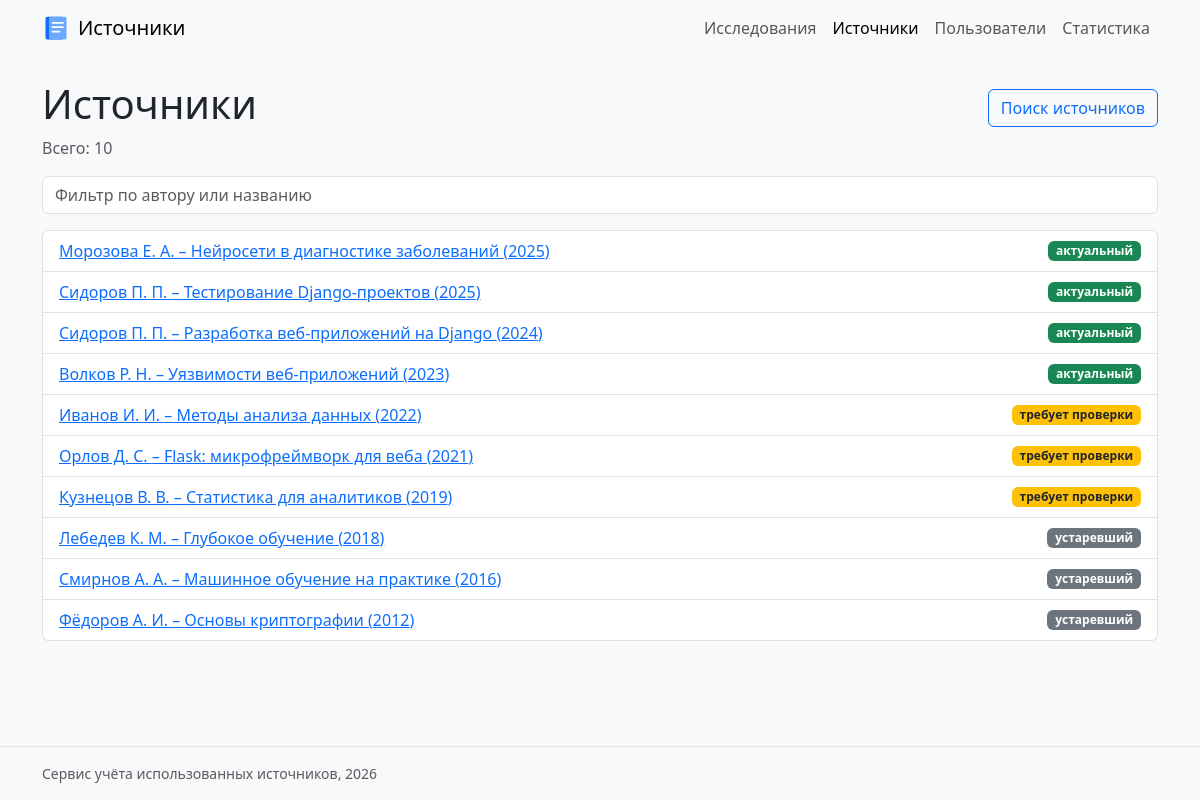
The app's page /sources/ with its own data.
### sources/views.py (the view)
# urls.py: path("", views.sources_list, name="list"),
def sources_list(request):
    sources = fetch_all(
        f"SELECT {SOURCE_FIELDS} ORDER BY sources.year DESC, sources.title"
    )
    return render(request, "sources/source_list.html", {"sources": sources})

### db/database.py (called while the page is built)
def get_connection(path=DB_PATH):
    conn = sqlite3.connect(path)
    conn.execute("PRAGMA foreign_keys = ON")
    conn.create_function("py_lower", 1, lambda value: value.lower())
    return conn

def fetch_all(sql, params=(), path=DB_PATH):
    conn = get_connection(path)
    conn.row_factory = sqlite3.Row
    rows = conn.execute(sql, params).fetchall()
    conn.close()
    return rows

### sources/templates/sources/source_list.html (shortened to what this page needs)
{% extends "base.html" %}
{% block content %}
    <div class="d-flex justify-content-between align-items-center">
        <h1>Источники</h1>
        <a href="{% url 'sources:search' %}" class="btn btn-outline-primary">Поиск источников</a>
    </div>
    <p class="text-muted">Всего: {{ sources|length }}</p>
    <input id="list-filter" class="form-control mb-3" placeholder="Фильтр по автору или названию">
    <ul class="list-group">
        {% for source in sources %}
            {% include "sources/includes/source_item.html" %}
        {% empty %}
            <li class="list-group-item">Источников пока нет</li>
        {% endfor %}
    </ul>
{% endblock %}

### sources/templates/sources/includes/source_item.html
<li class="list-group-item d-flex justify-content-between align-items-center" data-filter-item>
    <a href="{% url 'sources:detail' source.id %}">
        {{ source.author }} – {{ source.title|truncatechars:60 }} ({{ source.year }})
    </a>
    {% include "sources/includes/relevance_badge.html" with relevance=source.relevance %}
</li>

### sources/templates/sources/includes/relevance_badge.html
{% if relevance == "актуальный" %}
    <span class="badge relevance-actual">{{ relevance }}</span>
{% elif relevance == "требует проверки" %}
    <span class="badge relevance-check">{{ relevance }}</span>
{% else %}
    <span class="badge relevance-old">{{ relevance }}</span>
{% endif %}

### homepage/static/homepage/css/style.css (style rules this page uses)
body { background-color: #f8f9fb; }
.relevance-actual { background-color: #198754; }
.relevance-check { background-color: #ffc107; color: #212529; }
.relevance-old { background-color: #6c757d; }

### records on screen
sources: author "Морозова Е. А.", title "Нейросети в диагностике заболеваний", year "2025", relevance "актуальный"
sources: author "Сидоров П. П.", title "Тестирование Django-проектов", year "2025", relevance "актуальный"
sources: author "Сидоров П. П.", title "Разработка веб-приложений на Django", year "2024", relevance "актуальный"
sources: author "Волков Р. Н.", title "Уязвимости веб-приложений", year "2023", relevance "актуальный"
sources: author "Иванов И. И.", title "Методы анализа данных", year "2022", relevance "требует проверки"
sources: author "Орлов Д. С.", title "Flask: микрофреймворк для веба", year "2021", relevance "требует проверки"
sources: author "Кузнецов В. В.", title "Статистика для аналитиков", year "2019", relevance "требует проверки"
sources: author "Лебедев К. М.", title "Глубокое обучение", year "2018", relevance "устаревший"
sources: author "Смирнов А. А.", title "Машинное обучение на практике", year "2016", relevance "устаревший"
sources: author "Фёдоров А. И.", title "Основы криптографии", year "2012", relevance "устаревший"

### other values on screen
{{ sources|length }} "10"
